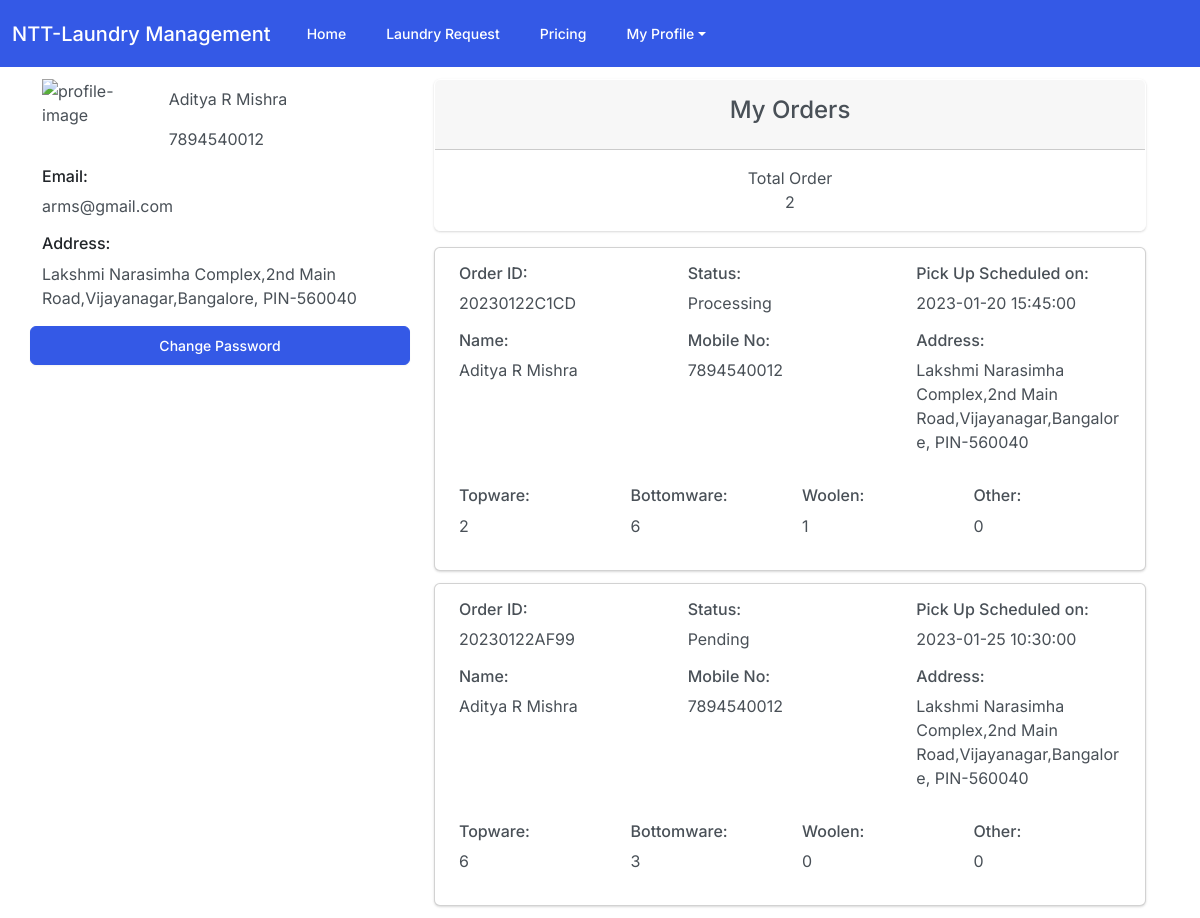
The page /view-profile.php (signed in) on the database its author committed.
### tables this page shows
CREATE TABLE `user` (
  `slno` int(4) NOT NULL,
  `user_name` varchar(25) NOT NULL,
  `user-email` varchar(25) NOT NULL,
  `user_mob` text NOT NULL,
  `user_password` varchar(255) NOT NULL,
  `user_address` varchar(255) NOT NULL
);

CREATE TABLE `orders` (
  `slno` int(10) NOT NULL,
  `id` varchar(255) NOT NULL,
  `status` varchar(255) NOT NULL,
  `name` varchar(25) NOT NULL,
  `profile_mail` varchar(255) NOT NULL,
  `mob` varchar(12) NOT NULL,
  `address` varchar(255) NOT NULL,
  `date` date NOT NULL,
  `time` time NOT NULL,
  `item_topware` varchar(8) NOT NULL,
  `item_bottomware` varchar(8) NOT NULL,
  `item_woolen` varchar(8) NOT NULL,
  `item_other` varchar(8) NOT NULL
);

### backend/profile.php (called while the page is built)
<?php
$con=mysqli_connect('localhost','root','','lms');
$query_profile="SELECT * FROM user WHERE   `user-email`='".$_SESSION['user']."'";
$result_profile=mysqli_query($con,$query_profile);
$user_row=mysqli_fetch_assoc($result_profile);
?>

### backend/orderlist.php (called while the page is built)
<?php
$con=mysqli_connect('localhost','root','','lms');
$query_order="SELECT * FROM orders WHERE `profile_mail`='".$_SESSION['user']."' ORDER BY `slno` DESC";
$result_order=mysqli_query($con,$query_order);
$order_count=mysqli_query($con,$query_order);
?>

### view-profile.php (the view, shortened to what this page needs)
<?php
require('backend/profile.php');
include('backend/orderlist.php');
?>
<!DOCTYPE html>
<html lang="en">
<head>
  <link rel="stylesheet" href="./css/bootstrap.css" />
</head>
<body>
  <?php
include './includes/nav.inc.php';
?>
  <div class="container" style="margin-top: 12px">
    <div class="row">
      <div class="col-lg-4 col-sm-12 col-xs-12">
        <div class="row">
          <div class="col-lg-4 col-sm-4 col-xs-4">
            <img src="https://img.freepik.com/premium-vector/3d-square-white-icon-button-person_165488-4834.jpg?w=826"
              alt="profile-image" width="100%" />
          </div>
          <div class="col-lg-8 col-sm-8 col-xs-8">
            <div class="col">
              <p class=" "><?php echo $user_row['user_name'];?></p>
            </div>
            <div class="col">
              <p class=" "><?php echo $user_row['user_mob'];?></p>
            </div>
          </div>
        </div>
        <div class="row">
          <div class="col-12">
            <h6 class="h6">Email:</h6>
            <p class=" "><?php echo $user_row['user-email'];?></p>
          </div>
          <div class="col-12">
            <h6 class="h6">Address:</h6>
            <p class=" ">
             <?php echo $user_row['user_address'];?>
            </p>
          </div>
          <a class="btn btn-primary" data-bs-toggle="offcanvas" href="./change-password.php" role="button" aria-controls="offcanvasExample">
          Change Password
          </a>
        </div>
      </div>
      <div class="col-lg-8 col-sm-12 col-xs-12">
        <div class="container">
          <div class="card border-secondary mb-3">
            <div class="card-header  text-center">
              <h4 class="h4 text-center">My Orders</h4>
            </div>
            <div class="card-body text-center">
              <div class="row">
                <div class="col-12">
                  <td>Total Order</td><br>
                  <td><?php echo mysqli_num_rows($order_count);?></td>
                </div>
              </div>
            </div>
          </div>
          <?php while($order_row=mysqli_fetch_assoc($result_order)){
            ?>
          <div class="card" style="margin-bottom: 12px;">
            <div class="card-body">
              <div class="row">
                <div class="col-md-4 col-lg-4 col-sm-12 col-xs-12">
                  <h6 class="h6">Order ID:</h6>
                  <p class=" "><?php echo $order_row['id'];?></p>
                </div>
                <div class="col-md-4 col-lg-4 col-sm-12 col-xs-12">
                  <h6 class="h6">Status:</h6>
                  <p class=" "><?php echo $order_row['status'];?></p>
                </div>
                <div class="col-md-4 col-lg-4 col-sm-12 col-xs-12">
                  <h6 class="h6">Pick Up Scheduled on:</h6>
                  <p class=" "><?php echo $order_row['date']." ".$order_row['time'];?></p>
                </div>
                <div class="col-md-4 col-lg-4 col-sm-12 col-xs-12">
                  <h6 class="h6">Name:</h6>
                  <p class=" "><?php echo $order_row['name'];?></p>
                </div>
                <div class="col-md-4 col-lg-4 col-sm-12 col-xs-12">
                  <h6 class="h6">Mobile No:</h6>
                  <p class=" "><?php echo $order_row['mob'];?></p>
                </div>
                <div class="col-md-4 col-lg-4 col-sm-12 col-xs-12">
                  <h6 class="h6">Address:</h6>
                  <p class=" ">
                  <?php echo $order_row['address'];?>
                  </p>
                </div>
              </div>
              <div class="row mt-3">
                <div class="col-md-3 col-lg-3 col-sm-12 col-xs-12">
                  <h6 class="h6">Topware:</h6>
                  <p class=" "><?php echo $order_row['item_topware'];?></p>
                </div>
                <div class="col-md-3 col-lg-3 col-sm-12 col-xs-12">
                  <h6 class="h6">Bottomware:</h6>
                  <p class=" "><?php echo $order_row['item_bottomware'];?></p>
                </div>
                <div class="col-md-3 col-lg-3 col-sm-12 col-xs-12">
                  <h6 class="h6">Woolen:</h6>
                  <p class=" "><?php echo $order_row['item_woolen'];?></p>
                </div>
                <div class="col-md-3 col-lg-3 col-sm-12 col-xs-12">
                  <h6 class="h6">Other:</h6>
                  <p class=" "><?php echo $order_row['item_other'];?></p>
                </div>
              </div>
            </div>
          </div>
          <?php
        }?>
        </div>
      </div>
    </div>
  </div>
</body>
</html>

### includes/nav.inc.php (shortened to what this page needs)
<nav class="navbar navbar-expand-lg navbar-dark bg-primary">
  <div class="container-fluid">
    <a class="navbar-brand" href="index.php">NTT-Laundry Management</a>
    <div class="collapse navbar-collapse" id="navbarColor01">
      <ul class="navbar-nav me-auto">
        <li class="nav-item">
          <a class="nav-link" href="./index.php">Home
          </a>
        </li>
        <li class="nav-item">
          <a class="nav-link" href="./laundry-request.php">Laundry Request</a>
        </li>
        <li class="nav-item">
          <a class="nav-link" href="./index.php#pricing">Pricing</a>
        </li>
        <li class="nav-item dropdown">
          <a class="nav-link dropdown-toggle" data-bs-toggle="dropdown" href="#" role="button" aria-haspopup="true"
            aria-expanded="false">My Profile</a>
        </li>
      </ul>
    </div>
  </div>
</nav>

### rows shown on the page
user: user_name "Aditya R Mishra", user_mob "7894540012", value "arms@gmail.com", user_address "Lakshmi Narasimha Complex,2nd Main Road,Vijayanagar,Bangalore, PIN-560040"
orders: id "20230122C1CD", status "Processing", date "2023-01-20", time "15:45:00", name "Aditya R Mishra", mob "7894540012", address "Lakshmi Narasimha Complex,2nd Main Road,Vijayanagar,Bangalore, PIN-560040", item_topware "2", item_bottomware "6", item_woolen "1", item_other "0"
orders: id "20230122AF99", status "Pending", date "2023-01-25", time "10:30:00", name "Aditya R Mishra", mob "7894540012", address "Lakshmi Narasimha Complex,2nd Main Road,Vijayanagar,Bangalore, PIN-560040", item_topware "6", item_bottomware "3", item_woolen "0", item_other "0"

### other values the page prints
mysqli_num_rows($order_count) "2"
